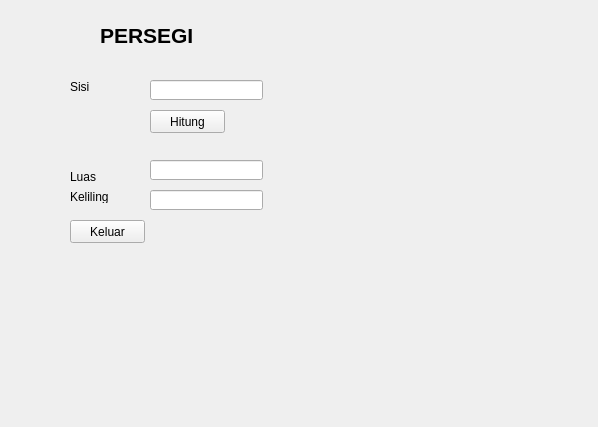
<?xml version="1.0" encoding="UTF-8"?>
<ui version="4.0">
 <class>Form</class>
 <widget class="QWidget" name="Form">
  <property name="geometry">
   <rect>
    <x>0</x>
    <y>0</y>
    <width>598</width>
    <height>427</height>
   </rect>
  </property>
  <property name="windowTitle">
   <string>Form</string>
  </property>
  <widget class="QLineEdit" name="txtSisi">
   <property name="geometry">
    <rect>
     <x>150</x>
     <y>80</y>
     <width>113</width>
     <height>20</height>
    </rect>
   </property>
  </widget>
  <widget class="QPushButton" name="btnHitung">
   <property name="geometry">
    <rect>
     <x>150</x>
     <y>110</y>
     <width>75</width>
     <height>23</height>
    </rect>
   </property>
   <property name="text">
    <string>Hitung</string>
   </property>
  </widget>
  <widget class="QLineEdit" name="txtKeliling">
   <property name="geometry">
    <rect>
     <x>150</x>
     <y>190</y>
     <width>113</width>
     <height>20</height>
    </rect>
   </property>
  </widget>
  <widget class="QLabel" name="label_5">
   <property name="geometry">
    <rect>
     <x>70</x>
     <y>190</y>
     <width>47</width>
     <height>13</height>
    </rect>
   </property>
   <property name="text">
    <string>Keliling</string>
   </property>
  </widget>
  <widget class="QLineEdit" name="txtLuas">
   <property name="geometry">
    <rect>
     <x>150</x>
     <y>160</y>
     <width>113</width>
     <height>20</height>
    </rect>
   </property>
  </widget>
  <widget class="QLabel" name="label_4">
   <property name="geometry">
    <rect>
     <x>70</x>
     <y>170</y>
     <width>47</width>
     <height>13</height>
    </rect>
   </property>
   <property name="text">
    <string>Luas</string>
   </property>
  </widget>
  <widget class="QLabel" name="label">
   <property name="geometry">
    <rect>
     <x>100</x>
     <y>20</y>
     <width>111</width>
     <height>31</height>
    </rect>
   </property>
   <property name="font">
    <font>
     <pointsize>16</pointsize>
     <weight>75</weight>
     <bold>true</bold>
    </font>
   </property>
   <property name="text">
    <string>PERSEGI</string>
   </property>
  </widget>
  <widget class="QLabel" name="label_2">
   <property name="geometry">
    <rect>
     <x>70</x>
     <y>80</y>
     <width>47</width>
     <height>13</height>
    </rect>
   </property>
   <property name="text">
    <string>Sisi</string>
   </property>
  </widget>
  <widget class="QPushButton" name="btnKeluar">
   <property name="geometry">
    <rect>
     <x>70</x>
     <y>220</y>
     <width>75</width>
     <height>23</height>
    </rect>
   </property>
   <property name="text">
    <string>Keluar</string>
   </property>
  </widget>
 </widget>
 <resources/>
 <connections/>
</ui>
